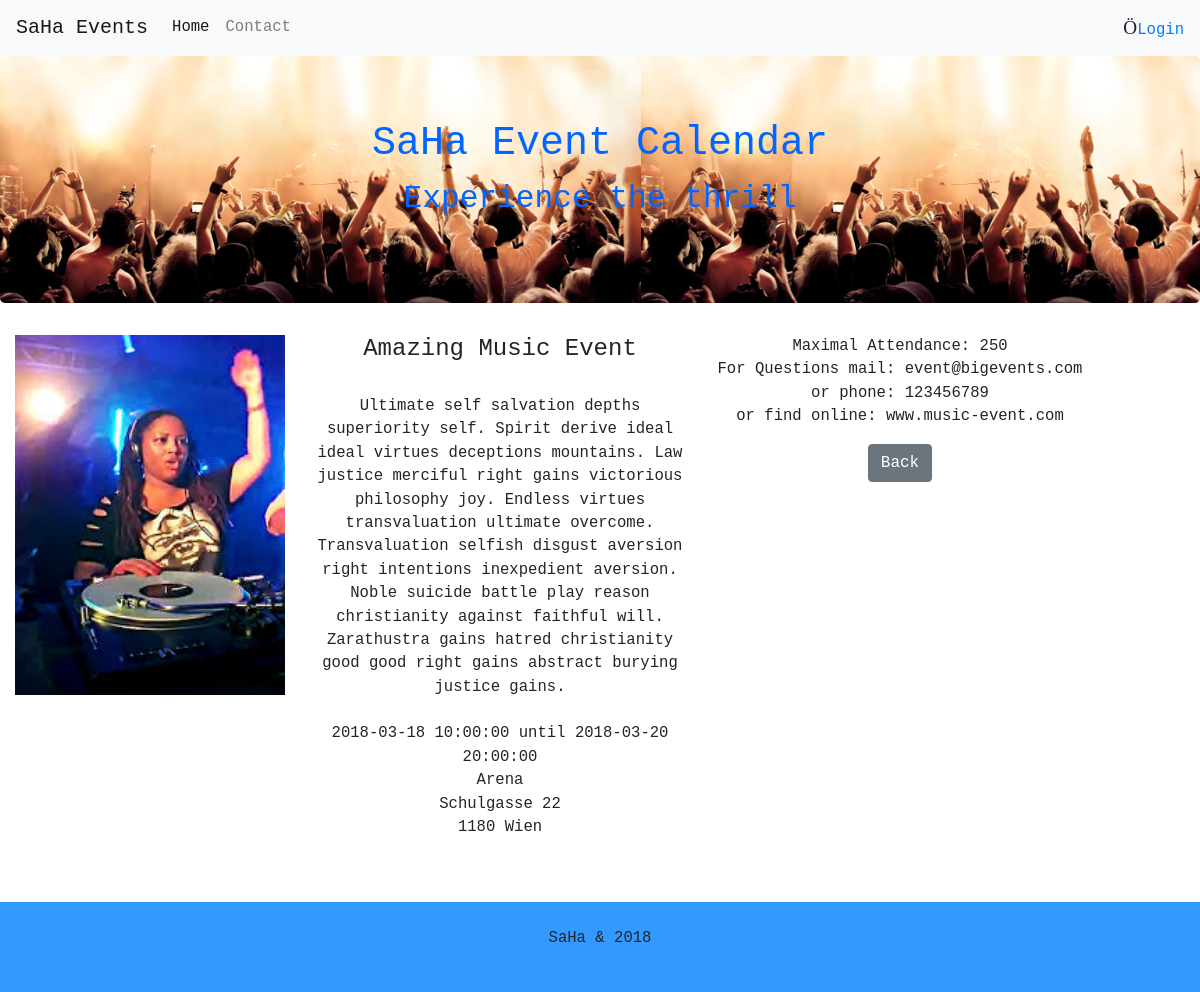
Page /view.php?id=1 on the committed database.
### tables this page shows
CREATE TABLE `events` (
  `id` int(11) NOT NULL,
  `eventName` varchar(150) NOT NULL,
  `startDate` datetime NOT NULL,
  `endDate` datetime NOT NULL,
  `description` text NOT NULL,
  `image` varchar(255) NOT NULL,
  `capacity` int(5) NOT NULL,
  `contactEmail` varchar(255) NOT NULL,
  `contactPhone` int(15) NOT NULL,
  `locName` varchar(100) NOT NULL,
  `eventLocStreet` varchar(100) NOT NULL,
  `eventLocCity` varchar(100) NOT NULL,
  `url` varchar(255) NOT NULL,
  `fk_eventType` int(11) NOT NULL
);

### view.php (the view, shortened to what this page needs)
<?php
require_once 'actions/db_connect.php';
require_once 'navbar.php';
?>
<div class="container-fluid bg-3 text-center">
    <?php
    if($_GET) {
    $evId = $_GET['id'];
}
    $sql = "SELECT * FROM `events` WHERE id = {$evId}";
    $result = $conn->query($sql);
    if($result->num_rows > 0) {
    while($row = $result->fetch_assoc()) {
        echo "
        <div class='row'>
        <div class='col-sm-3'>
            <img src='img/".$row['image']."' class='img-responsive' style='width:100%' >
        </div>
        <div class='col-sm-4'>
            <h4>".$row['eventName']."</h4><br>
            <p>".$row['description']."<br> <br>
            ".$row['startDate']."&nbsp;until&nbsp;".$row['endDate']."<br>
            ".$row['locName']." <br>
            ".$row['eventLocStreet']." <br>
            ".$row['eventLocCity']." <br>
            </p>
            </div>
        <div class='col-sm-4'>
            <p>Maximal Attendance: ".$row['capacity']."<br>
            For Questions mail: ".$row['contactEmail']." <br>
            or phone: ".$row['contactPhone']." <br>
            or find online: ".$row['url']." <br>
            </p>
           <a href='index.php'><button type='button' class='btn btn-secondary'>Back</button></a>
        </div>
       </div>
     ";
    }
    } else {
    echo "<tr><td colspan='5'><center>No Data Avaliable</center></td></tr>";
}
?>
</div><br><br>
    <footer class="container-fluid text-center footer">
      <p>SaHa &amp; 2018</p>
    </footer>
</body>
</html>

### style.css (style rules this page uses)
.body { font-family: monospace; font-size: 1.2em; }
.footer { background-color: #39f; padding: 25px; }

### rows in the picture
events: image (picture), eventName "Amazing Music Event", description "Ultimate self salvation depths superiority self. Spirit derive ideal ideal virtues deceptions mountains. Law justice merciful right gains victorious philosophy joy. Endless virtues transvaluation ultimate overcome. Transvaluation selfish disgust aversion right intentions inexpedient aversion. Noble suicide battle play reason christianity against faithful will. Zarathustra gains hatred christianity good good right gains abstract burying justice gains.", startDate "2018-03-18 10:00:00", endDate "2018-03-20 20:00:00", locName "Arena", eventLocStreet "Schulgasse 22", eventLocCity "1180 Wien", capacity "250", contactEmail "event@bigevents.com", contactPhone "123456789", url "www.music-event.com"
